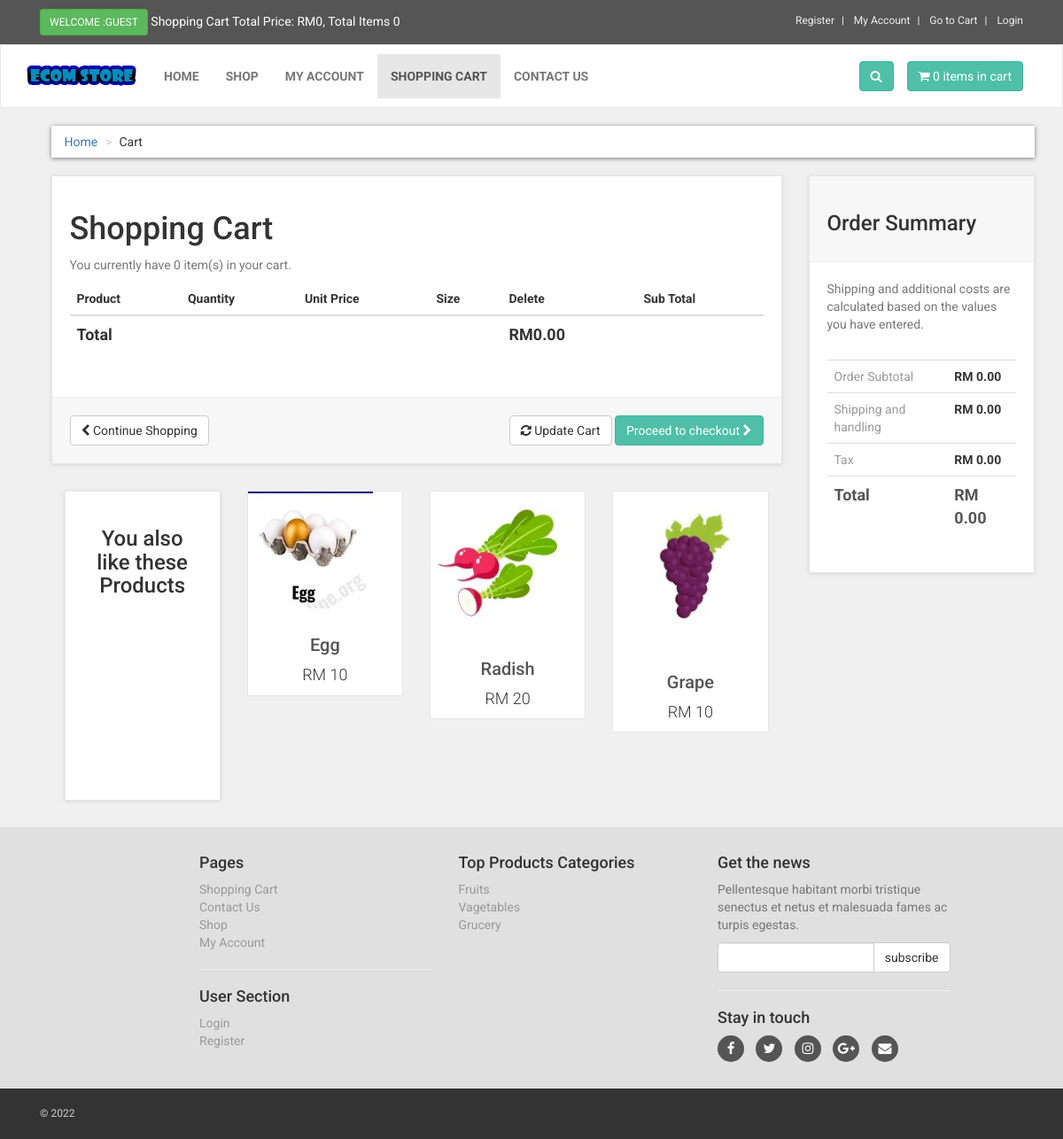
The app's page /cart.php with its own data.
### tables this page shows
CREATE TABLE `products` (
  `product_id` int(10) NOT NULL,
  `p_cat_id` int(10) NOT NULL,
  `cat_id` int(10) NOT NULL,
  `date` timestamp NOT NULL DEFAULT current_timestamp() ON UPDATE current_timestamp(),
  `product_title` text NOT NULL,
  `product_img1` text NOT NULL,
  `product_img2` text NOT NULL,
  `product_img3` text NOT NULL,
  `product_quantity` int(10) NOT NULL,
  `product_price` int(10) NOT NULL,
  `product_desc` text NOT NULL,
  `product_keywords` text NOT NULL
);

CREATE TABLE `product_categories` (
  `p_cat_id` int(10) NOT NULL,
  `p_cat_title` text NOT NULL,
  `p_cat_desc` text NOT NULL
);

### cart.php (the view, shortened to what this page needs)
<?php
include("includes/db.php");
include("functions/functions.php");
?>
<!DOCTYPE html>
<html>
<head>
<link href="styles/bootstrap.min.css" rel="stylesheet">
<link href="styles/style.css" rel="stylesheet">
<link href="font-awesome/css/font-awesome.min.css" rel="stylesheet">
</head>
<body>
<div id="top">
<div class="container">
<div class="col-md-6 offer">
<a href="#" class="btn btn-success btn-sm" >
<?php
if(!isset($_SESSION['customer_email'])){
echo "Welcome :Guest";
}else{
echo "Welcome : " . $_SESSION['customer_email'] . "";
}
?>
</a>
<a href="#">
Shopping Cart Total Price: <?php total_price(); ?>, Total Items <?php items(); ?>
</a>
</div>
<div class="col-md-6">
<ul class="menu">
<li>
<a href="customer_register.php">
Register
</a>
</li>
<li>
<?php
if(!isset($_SESSION['customer_email'])){
echo "<a href='checkout.php' >My Account</a>";
}
else{
echo "<a href='customer/my_account.php?my_orders'>My Account</a>";
}
?>
</li>
<li>
<a href="cart.php">
Go to Cart
</a>
</li>
<li>
<?php
if(!isset($_SESSION['customer_email'])){
echo "<a href='checkout.php'> Login </a>";
}else {
echo "<a href='logout.php'> Logout </a>";
}
?>
</li>
</ul>
</div>
</div>
</div>
<div class="navbar navbar-default" id="navbar">
<div class="container" >
<div class="navbar-header">
<a class="navbar-brand home" href="index.php" >
<img src="images/ecom-store-logo.png" alt="ecom logo" class="hidden-xs" >
</a>
</div>
<div class="navbar-collapse collapse" id="navigation" >
<div class="padding-nav" >
<ul class="nav navbar-nav navbar-left">
<li>
<a href="index.php"> Home </a>
</li>
<li>
<a href="shop.php"> Shop </a>
</li>
<li>
<?php
if(!isset($_SESSION['customer_email'])){
echo "<a href='checkout.php' >My Account</a>";
}
else{
echo "<a href='customer/my_account.php?my_orders'>My Account</a>";
}
?>
</li>
<li class="active" >
<a href="cart.php"> Shopping Cart </a>
</li>
<li>
<a href="contact.php"> Contact Us </a>
</li>
</ul>
</div>
<a class="btn btn-primary navbar-btn right" href="cart.php">
<i class="fa fa-shopping-cart"></i>
<span> <?php items(); ?> items in cart </span>
</a>
<div class="navbar-collapse collapse right">
<button class="btn navbar-btn btn-primary" type="button" data-toggle="collapse" data-target="#search">
<i class="fa fa-search"></i>
</button>
</div>
</div>
</div>
</div>
<div id="content" >
<div class="container" >
<div class="col-md-12" >
<ul class="breadcrumb" >
<li>
<a href="index.php">Home</a>
</li>
<li>Cart</li>
</ul>
</div>
<div class="col-md-9" id="cart" >
<div class="box" >
<form action="cart.php" method="post" enctype="multipart-form-data" >
<h1> Shopping Cart </h1>
<?php
$ip_add = getRealUserIp();
$select_cart = "select * from cart where ip_add='$ip_add'";
$run_cart = mysqli_query($con,$select_cart);
$count = mysqli_num_rows($run_cart);
?>
<p class="text-muted" > You currently have <?php echo $count; ?> item(s) in your cart. </p>
<div class="table-responsive" >
<table class="table" >
<thead>
<tr>
<th colspan="2" >Product</th>
<th>Quantity</th>
<th>Unit Price</th>
<th>Size</th>
<th colspan="1">Delete</th>
<th colspan="2"> Sub Total </th>
</tr>
</thead>
<?php
$total = 0;
?>
<tfoot>
<tr>
<th colspan="5"> Total </th>
<th colspan="2"> RM<?php echo $total; ?>.00 </th>
</tr>
</tfoot>
</table>
</div>
<div class="box-footer">
<div class="pull-left">
<a href="index.php" class="btn btn-default">
<i class="fa fa-chevron-left"></i> Continue Shopping
</a>
</div>
<div class="pull-right">
<button class="btn btn-default" type="submit" name="update" value="Update Cart">
<i class="fa fa-refresh"></i> Update Cart
</button>
<a href="checkout.php" class="btn btn-primary">
Proceed to checkout <i class="fa fa-chevron-right"></i>
</a>
</div>
</div>
</form>
</div>
<div id="row same-height-row">
<div class="col-md-3 col-sm-6">
<div class="box same-height headline">
<h3 class="text-center"> You also like these Products </h3>
</div>
</div>
<?php
$get_products = "select * from products order by rand() LIMIT 0,3";
$run_products = mysqli_query($con,$get_products);
while($row_products=mysqli_fetch_array($run_products)){
$pro_id = $row_products['product_id'];
$pro_title = $row_products['product_title'];
$pro_price = $row_products['product_price'];
$pro_img1 = $row_products['product_img1'];
echo "
<div class='center-responsive col-md-3 col-sm-6 ' >
<div class='product same-height' >
<a href='details.php?pro_id=$pro_id' >
<img src='admin_area/product_images/$pro_img1' class='img-responsive' >
</a>
<div class='text' >
<h3><a href='details.php?pro_id=$pro_id' >$pro_title</a></h3>
<p class='price' >RM $pro_price</p>
</div>
</div>
</div>
";
}
?>
</div>
</div>
<div class="col-md-3">
<div class="box" id="order-summary">
<div class="box-header">
<h3>Order Summary</h3>
</div>
<p class="text-muted">
Shipping and additional costs are calculated based on the values you have entered.
</p>
<div class="table-responsive">
<table class="table">
<tbody>
<tr>
<td> Order Subtotal </td>
<th> RM <?php echo $total; ?>.00 </th>
</tr>
<tr>
<td> Shipping and handling </td>
<th>RM 0.00</th>
</tr>
<tr>
<td>Tax</td>
<th>RM 0.00</th>
</tr>
<tr class="total">
<td>Total</td>
<th>RM <?php echo $total; ?>.00</th>
</tr>
</tbody>
</table>
</div>
</div>
</div>
</div>
</div>
<?php
include("includes/footer.php");
?>
</body>
</html>

### includes/footer.php (shortened to what this page needs)
<div id="footer">
    <div class="container">
        <div class="row">
            <div class="col-md-2 col-sm-6">
            </div>
            <div class="col-md-3 col-sm-6">
                <h4>Pages</h4>
                <ul>
                    <li><a href="cart.php">Shopping Cart</a></li>
                    <li><a href="contact.php">Contact Us</a></li>
                    <li><a href="shop.php">Shop</a></li>
                    <li>
                        <?php
                        if (!isset($_SESSION['customer_email'])) {
                            echo "<a href='checkout.php' >My Account</a>";
                        } else {
                            echo "<a href='customer/my_account.php?my_orders'>My Account</a>";
                        }
                        ?>
                    </li>
                </ul>
                <hr>
                <h4>User Section</h4>
                <ul>
                    <li>
                        <?php
                        if (!isset($_SESSION['customer_email'])) {
                            echo "<a href='checkout.php' >Login</a>";
                        } else {
                            echo "<a href='customer/my_account.php?my_orders'>My Account</a>";
                        }
                        ?>
                    </li>
                    <li><a href="customer_register.php">Register</a></li>
                </ul>
            </div>
            <div class="col-md-3 col-sm-6">
                <h4> Top Products Categories </h4>
                <ul>
                    <?php
                    $get_p_cats = "select * from product_categories";
                    $run_p_cats = mysqli_query($con, $get_p_cats);
                    while ($row_p_cats = mysqli_fetch_array($run_p_cats)) {
                        $p_cat_id = $row_p_cats['p_cat_id'];
                        $p_cat_title = $row_p_cats['p_cat_title'];
                        echo "<li> <a href='shop.php?p_cat=$p_cat_id'> $p_cat_title </a> </li>";
                    }
                    ?>
                </ul>
            </div>
                    <div class="col-md-3 col-sm-6">
                <h4>Get the news</h4>
                <p class="text-muted">
                    Pellentesque habitant morbi tristique senectus et netus et malesuada fames ac turpis egestas.
                </p>
                <form action="https://feedburner.google.com/fb/a/mailverify" method="post" target="popupwindow"
                      onsubmit="window.open('https://feedburner.google.com/fb/a/mailverify?uri=computerfever', 'popupwindow', 'scrollbars=yes,width=550,height=520');return true">
                    <div class="input-group">
                        <input type="text" class="form-control" name="email">
                        <span class="input-group-btn">
<input type="submit" value="subscribe" class="btn btn-default">
</span>
                    </div>
                </form>
                <hr>
                <h4> Stay in touch </h4>
                <p class="social">
                    <a href="#"><i class="fa fa-facebook"></i></a>
                    <a href="#"><i class="fa fa-twitter"></i></a>
                    <a href="#"><i class="fa fa-instagram"></i></a>
                    <a href="#"><i class="fa fa-google-plus"></i></a>
                    <a href="#"><i class="fa fa-envelope"></i></a>
                </p>
            </div>
        </div>
    </div>
</div>
<div id="copyright">
    <div class="container">
        <div class="col-md-6">
            <p class="pull-left"> &copy; 2022 </p>
        </div>
        <div class="col-md-6">
        </div>
    </div>
</div>

### styles/style.css (style rules this page uses)
body { font-family: "Roboto", Helvetica, Arial, sans-serif; font-size: 14px; line-height: 1.42857143; color: #333333; background-color: #f0f0f0; overflow-x: hidden; }
#top { background: #555555; padding: 10px 0; }
#top .offer { color: #fff; }
#top .offer .btn { text-transform: uppercase; }
#top a { color: #fff; }
#top ul.menu { padding-top: 5px; margin: 0; text-align: right; font-size: 12px; list-style: none; }
#top ul.menu > li { display: inline-block; }
#top ul.menu > li a { color: #eeeeee; }
#top ul.menu > li + li:before { content: "|\00a0"; padding: 0 5px; color: #f7f7f7; }
.navbar { background:white; }
.navbar-collapse .right { float:right; }
.navbar-brand { float:left; padding: 10px 15px; font-size:18px; line-height:20px; height:70px; }
.navbar ul.nav > li > a { text-transform:uppercase; font-weight:bold; font-size:14px; }
.padding-nav { padding-top:10px; }
.btn-primary { color:rgb(255, 255, 255); background-color:rgb(79, 191, 168); border-color:rgb(65, 179, 156); }
.box { background: #fff; margin: 0 0 30px; border: solid 1px #e6e6e6; box-sizing: border-box; padding:20px; box-shadow: 0 1px 5px rgba(0, 0, 0, 0.1); }
#content { padding-left:25px; }
#content .product { background:#fff; border: solid 1px #e6e6e6; box-sizing: border-box; margin-bottom: 30px; }
#content .product .text p.price { font-size:18px; text-align:center; font-weight:300; }
#content .product .text h3 { text-align:center; font-size:20px; }
#content .product .text h3 a { color:rgb(85, 85, 85); }
#content .product .text { padding:10px 10px 0px; }
.breadcrumb { padding: 8px 15px; margin-bottom:20px; background-color: #ffffff; border-radius: 0; box-shadow: 0 1px 5px rgba(0, 0, 0, 0.5); }
.breadcrumb > li + li:before { content: ">\00a0"; color:#cccccc; }
#content .headline { height: 350px; }
#content #cart .table tfoot { font-size:18px; }
.box .box-footer { background: #f7f7f7; margin: 30px -20px -20px; padding:20px; border-top: solid 1px #eeeeee; }
.box .box-footer:before, .box .box-footer:after { content:" "; display: table; }
.box .box-footer:after { clear:both; }
.box .box-header { background:#f7f7f7; margin:-20px -20px 20px; padding:20px; border-bottom: solid 1px #eeeeee; }
#content #order-summary table { margin-top: 20px; }
#content #order-summary table td { color: #999999; }
#content #order-summary table tr.total td, #content #order-summary table tr.total th { font-size: 18px; color:#555555; font-weight: 700; }
#footer { background: #e0e0e0; padding: 20px 0; }
#footer ul { padding-left: 0; list-style: none; }
#footer ul a { color:#999999; padding: 20px 0; }
#footer .social { text-align: left; }
#footer .social a { margin: 0 10px 0 0; color: #fff; display: inline-block; width: 30px; height: 30px; border-radius: 15px; line-height: 30px; font-size: 15px; text-align: center; transition: all 0.2s ease-out; vertical-align: bottom; background-color:#555555; }
#copyright { background:#333; color:#ccc; padding:20px 0; font-size:12px; }
#copyright p { margin: 0; }

### records on screen
products: product_img1 (picture), product_title "Egg", product_price "10"
products: product_img1 (picture), product_title "Radish", product_price "20"
products: product_img1 (picture), product_title "Grape", product_price "10"
product_categories: p_cat_title "Fruits"
product_categories: p_cat_title "Vagetables"
product_categories: p_cat_title "Grucery"

### other values on screen
$total "0"
$count_items "0 0"
$count "0"
